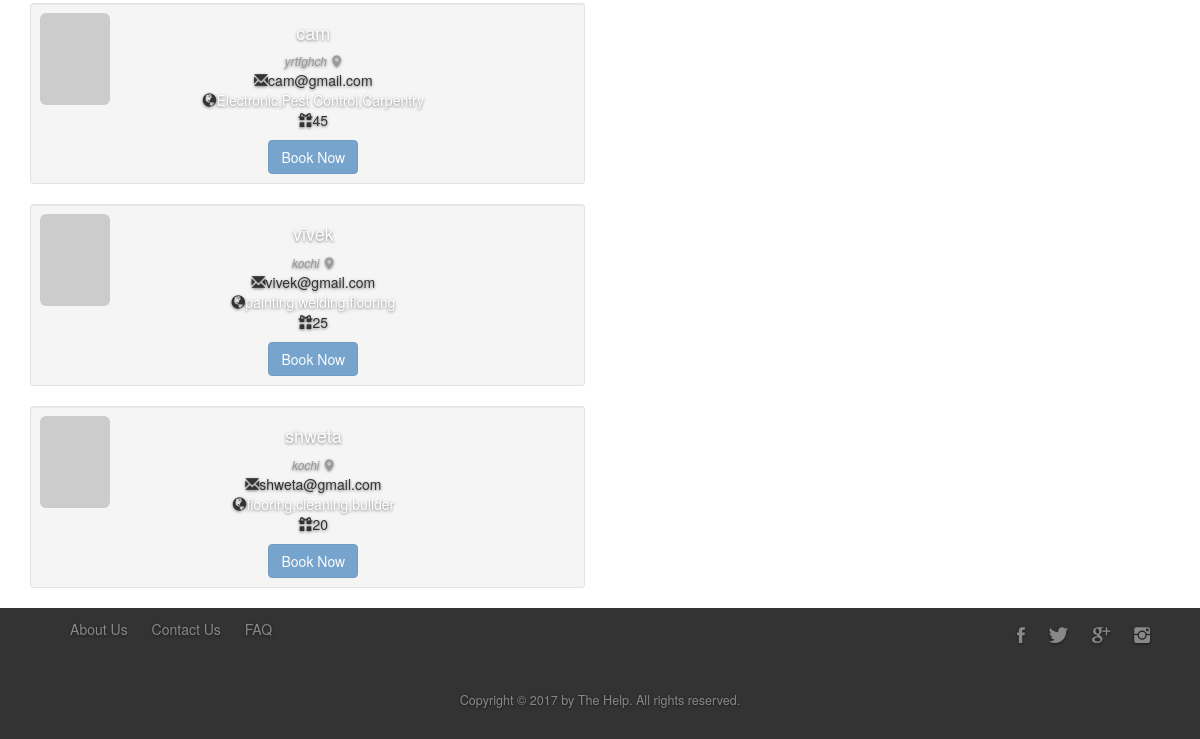
Page /profiles/ (lower part) on the earlier database version.
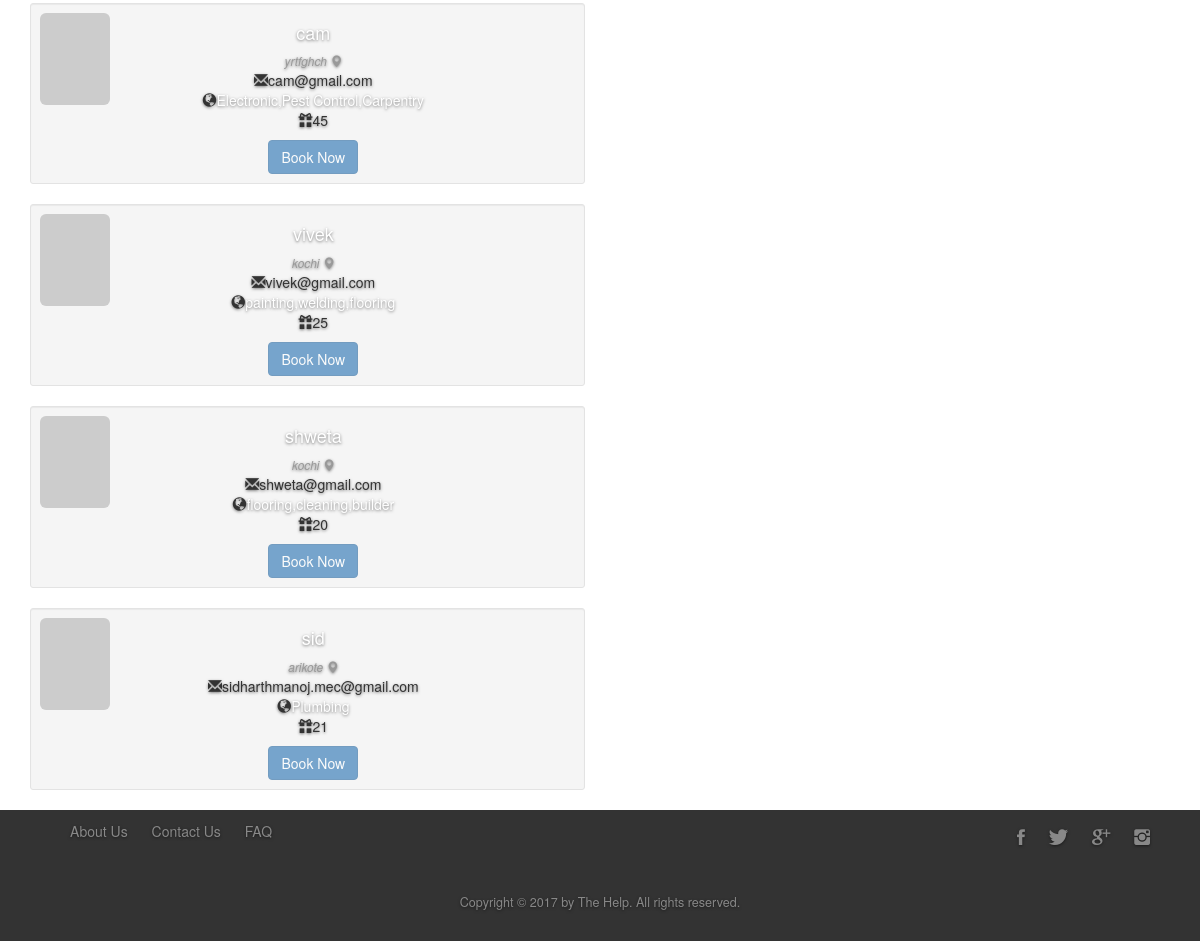
Same page on the later database version.
### profiles/models.py (models this page shows, shortened)
class Worker(models.Model):
			name = models.CharField(max_length=100)
			ph_number = models.IntegerField()
			email = models.CharField(max_length=100)
			address = models.CharField(max_length=250)
			password = models.CharField(max_length=100)
			age = models.IntegerField()
			skills = models.CharField(max_length=500)
			Profile_pic = models.CharField(max_length=1000)
			gender = models.CharField(max_length=15)
			hire = models.CharField(max_length=20)
			state = models.CharField(max_length=20)
			city = models.CharField(max_length=50)
			request = models.CharField(max_length=50)

### profiles/views.py (the view)
# urls.py: url(r'^',views.index, name='index'),
def index(request):
	all_workers = Worker.objects.all()
	template = loader.get_template('profiles/profileList.html')
	context = {
	      'all_workers': all_workers,}
	return HttpResponse(template.render(context, request))

### profiles/templates/profiles/profileList.html (shortened to what this page needs)
<!DOCTYPE html>
<html>
    <head>
        {% load staticfiles %}
        <link type="text/css" rel="stylesheet" href="{% static 'profiles/Vendors/css/grid.css' %}" />
        <link type="text/css" rel="stylesheet" href="{% static 'profiles/Vendors/css/normalize.css' %}" />
        <link type="text/css" rel="stylesheet" href="{% static 'profiles/Vendors/css/bootstrap.min.css' %}" />
        <link type="text/css" rel="stylesheet" href="{% static 'profiles/Resources/css/style.css' %}" />
        <link type="text/css" rel="stylesheet" href="{% static 'profiles/Vendors/css/ionicons.min.css' %}" />
    </head>
    <body>
     {% for worker in all_workers %}
    <div class="container">
    <div class="row">
        <div class="col-xs-12 col-sm-6 col-md-6">
            <div class="well well-sm">
                <div class="row">
                    <div class="col-sm-6 col-md-4">
                        <img src="http://placehold.it/380x500" alt="" class="img-rounded img-responsive" />
                    </div>
                    <div class="col-sm-6 col-md-8">
                        <h4>
                          <a href="{% url 'profiles:detail' worker.id %}">  {{ worker.name }} </a></h4>
                        <small><cite title="San Francisco, USA">{{ worker.address}} <i class="glyphicon glyphicon-map-marker">
                        </i></cite></small>
                        <p>
                            <i class="glyphicon glyphicon-envelope"></i>{{ worker.email }}
                            <br />
                            <i class="glyphicon glyphicon-globe"></i><a>{{ worker.skills }}</a>
                            <br />
                            <i class="glyphicon glyphicon-gift"></i>{{ worker.age }}</p>
                        <div class="btn-group">
                            <button type="button" class="btn btn-primary" disabled>Book Now</button>
                        </div>
                    </div>
                </div>
            </div>
        </div>
    </div>
    </div>
{% endfor %}
    <footer>
        <div class="container">
            <div class="col span-1-of-2">
                <ul class="footer-nav">
                    <li><a href="#">About Us</a> </li>
                    <li><a href="contactus.html">Contact Us</a></li>
                    <li><a href="#">FAQ</a> </li>
                    </ul>
            </div>
            <div class="col span-1-of-2">
                <ul class="social-links">
                    <li><a href="#"><i class="ion-social-facebook"></i></a> </li>
                    <li><a href="#"><i class="ion-social-twitter"></i></a></li>
                    <li><a href="#"><i class="ion-social-googleplus"></i></a></li>
                    <li><a href="#"><i class="ion-social-instagram"></i></a></li>
                </ul>
            </div>
        </div>
        <div class="container">
            <p>
                Copyright &copy; 2017 by The Help. All rights reserved.
            </p>
        </div>
    </footer>
    </body>
</html>

### profiles/static/profiles/Resources/css/style.css (style rules this page uses)
a, a:focus, a:hover { color: #fff; }
html, body { height: 100%; }
body { text-align: center; text-shadow: 0 1px 3px rgba(0,0,0,.5); }
footer { background-color: #333; font-size: 100%; width: 100%; }
footer p { color: #888; text-align: center; font-size: 90%; margin-top: 20px; margin-bottom: 30px; }
.footer-nav { list-style: none; float: left; }
.social-links { list-style: none; float: right; }
.footer-nav li, .social-links li { display: inline-block; margin-right: 20px; }
.footer-nav li a:link, .footer-nav li a:visited, .social-links li a:link, .social-links li a:visited { text-decoration: none; color: #888; transition: color 0.3s; }
.social-links li a:link, .social-links li a:visited { font-size: 150%; }
.ion-social-facebook, .ion-social-twitter, .ion-social-googleplus, .ion-social-instagram { transition: color 0.3s; }
small { display: block; line-height: 1.428571429; color: #999; }
body { height: 100vh; }
.col-md-4 { max-width: 100px; }

Differences in the rows shown:
added Worker: name "sid", address "arikote", email "sidharthmanoj.mec@gmail.com", skills "Plumbing", age "21"
